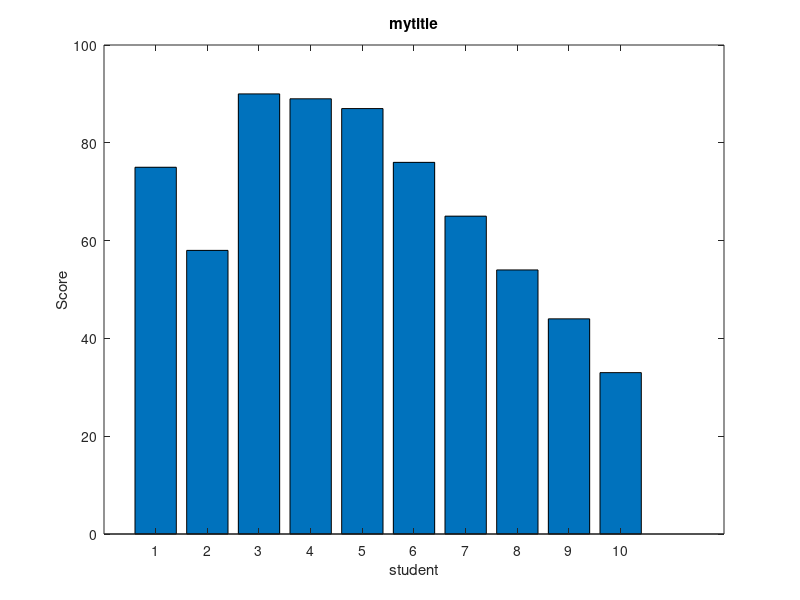

The MATLAB source for this figure:
x = [1:10];
y = [75,58,90,89,87,76,65,54,44,33];
bar(x,y),xlabel("student"),ylabel('Score')
title('mytitle')
print -deps graph.eps
